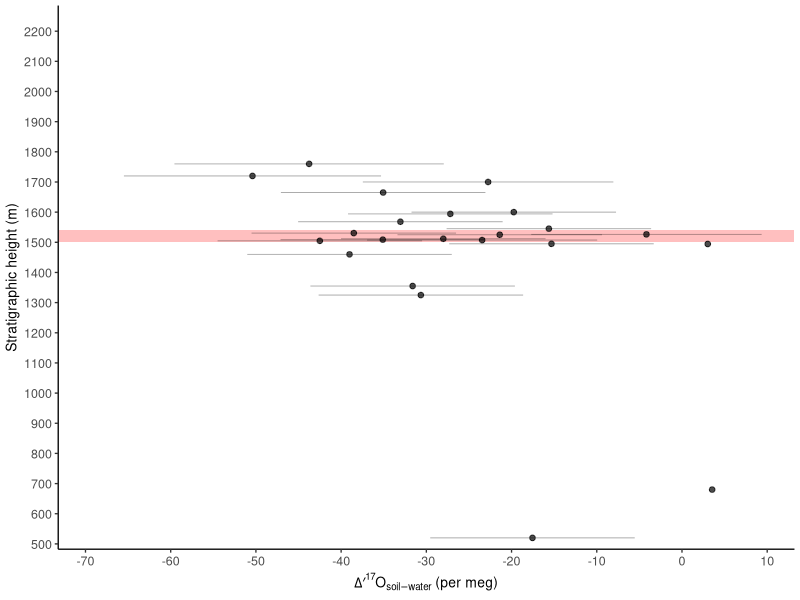
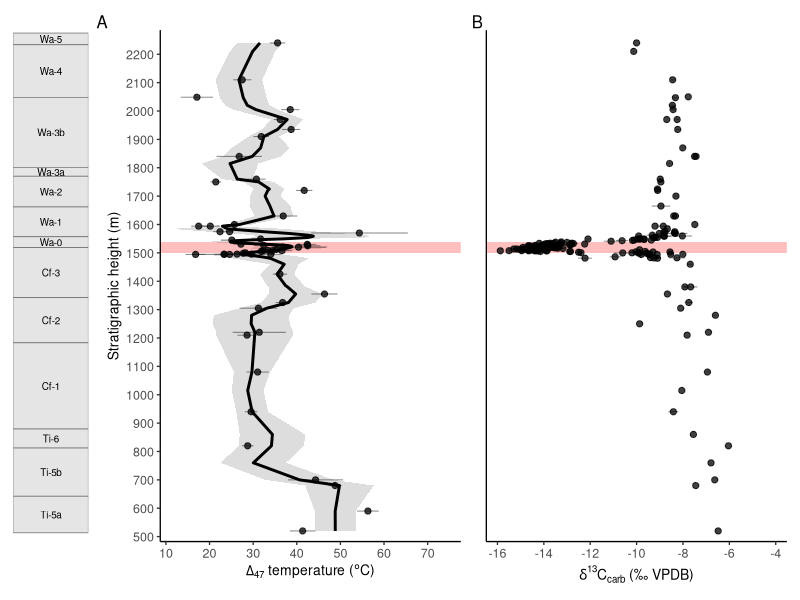
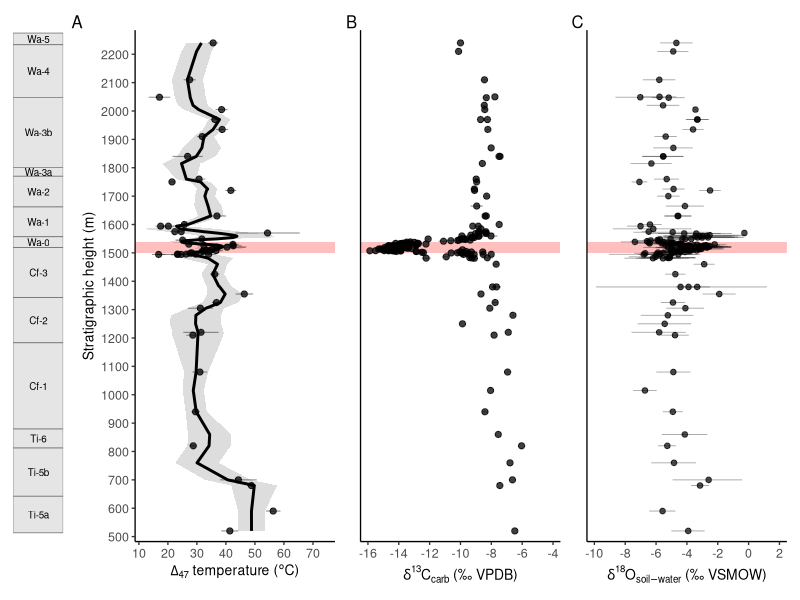
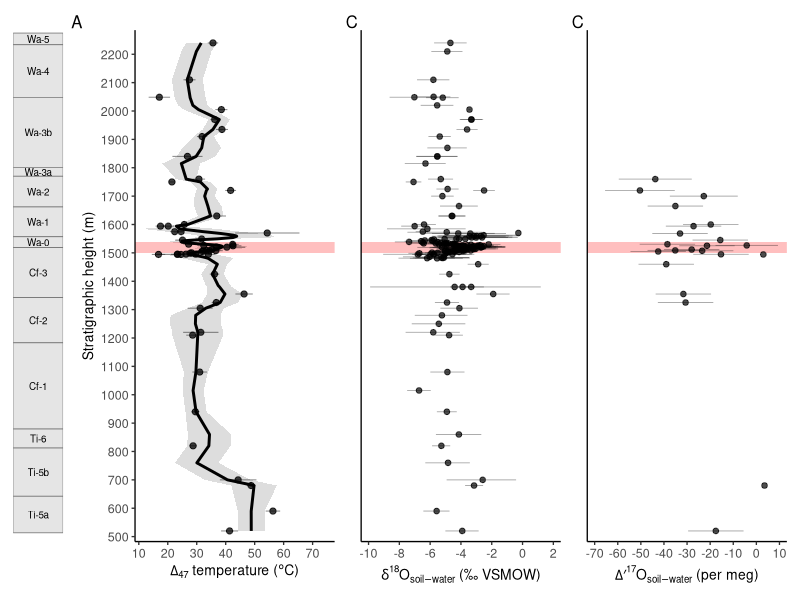
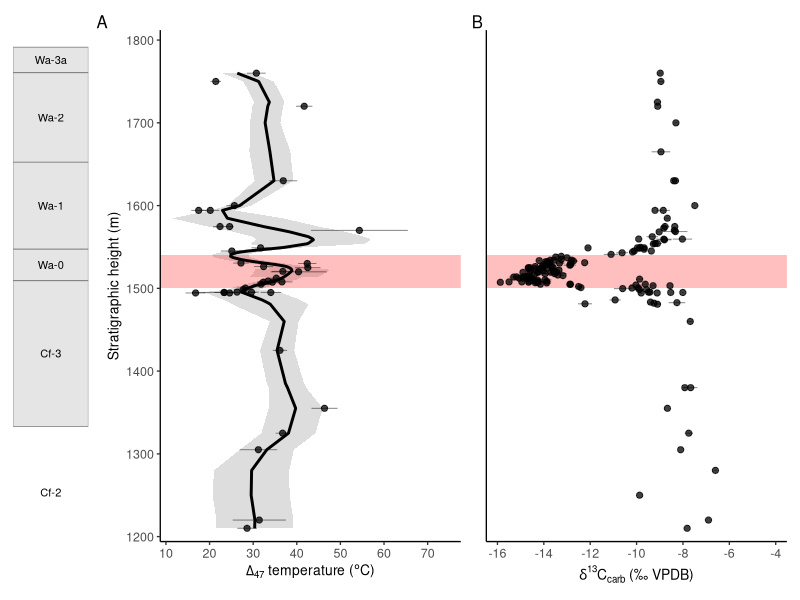
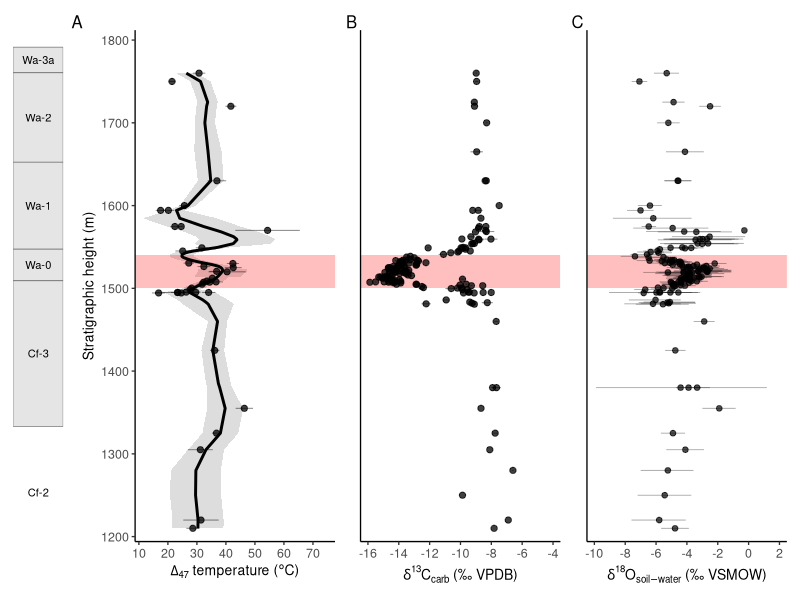
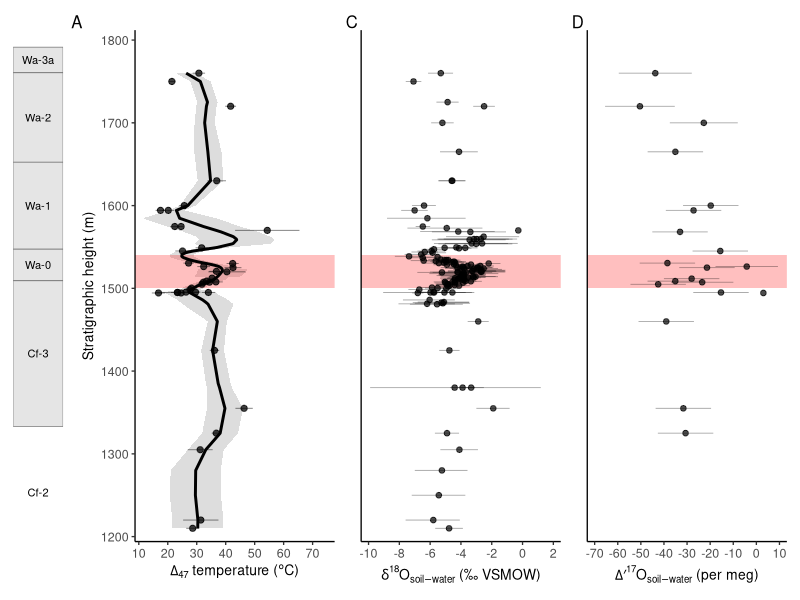
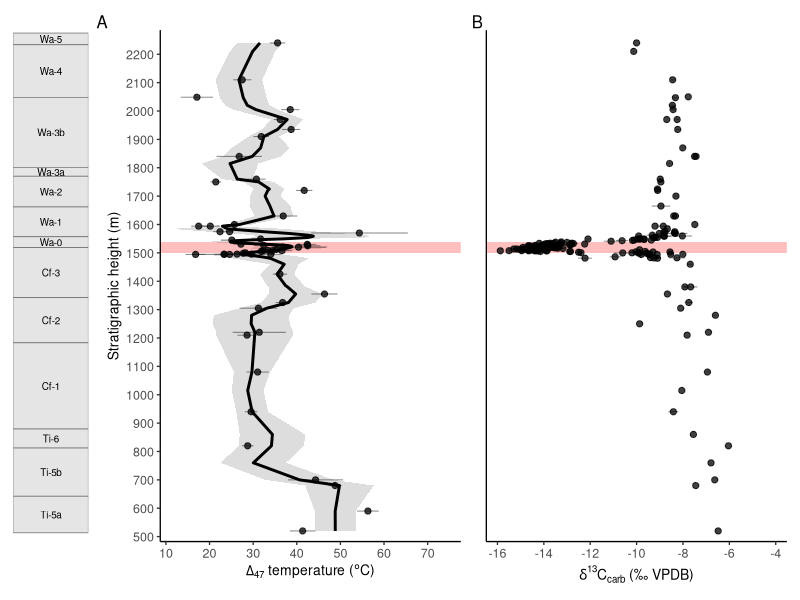

Recreate these plots in R, in order.
# 07_strat_domain_plots.R
# Purpose: Generate stratigraphic-domain plots for BHB multiproxy manuscript/meeting figures

library(tidyverse)
library(here)
library(patchwork)

# ---- Shared plot settings ----

y_limits <- c(500, 2250)
y_breaks <- seq(500, 2250, by = 100)

petm_ymin <- 1500
petm_ymax <- 1540

add_petm <- function(fill = "red", alpha = 0.25) {
  annotate(
    "rect",
    xmin = -Inf, xmax = Inf,
    ymin = petm_ymin, ymax = petm_ymax,
    fill = fill,
    alpha = alpha
  )
}

shared_y_scale <- function() {
  scale_y_continuous(
    limits = y_limits,
    breaks = y_breaks,
    expand = expansion(mult = c(0.01, 0.02))
  )
}

theme_strat_panel <- theme_classic(base_size = 10) +
  theme(
    axis.title = element_text(size = 10),
    axis.text = element_text(size = 9),
    legend.position = "none",
    plot.margin = margin(4, 4, 4, 4)
  )

# ---- Load data ----

BHB_multiproxy_summary <- read_csv(here("data", "processed", "BHB_multiproxy_summary.csv"))
BHB_d18Ow <- read_csv(here("data", "processed", "BHB_d18Ow_reconstruction.csv"))
BHB_temperature_model <- read_csv(here("data", "processed", "BHB_temperature_model.csv"))
temp_obs <- read_csv(here("data", "processed", "BHB_temperature_observations.csv"))
BHB_multiproxy_final <- read_csv(
  here("data", "processed", "BHB_multiproxy_final.csv")
)
# ---- Temperature plot ----

temp_obs_all <- temp_obs %>%
  filter(!is.na(T_C), !is.na(strat_height_m))

p_T47_strat_clean <- ggplot() +
  geom_ribbon(
    data = BHB_temperature_model,
    aes(
      xmin = T_model_lower95_C,
      xmax = T_model_upper95_C,
      y = strat_height_m
    ),
    fill = "grey70",
    alpha = 0.45
  ) +
  add_petm() +
  geom_path(
    data = BHB_temperature_model,
    aes(x = T_model_C, y = strat_height_m),
    linewidth = 1
  ) +
  geom_errorbarh(
    data = temp_obs_all,
    aes(
      xmin = T_C - T_se_C,
      xmax = T_C + T_se_C,
      y = strat_height_m
    ),
    height = 0,
    linewidth = 0.35,
    alpha = 0.45
  ) +
  geom_point(
    data = temp_obs_all,
    aes(x = T_C, y = strat_height_m),
    size = 1.8,
    alpha = 0.75
  ) +
  scale_x_continuous(
    breaks = seq(10, 75, by = 10),
    limits = c(10, 75),
    expand = expansion(mult = c(0.02, 0.04))
  ) +
  shared_y_scale() +
  labs(
    x = expression(Delta[47] * " temperature (" * degree * "C)"),
    y = "Stratigraphic height (m)"
  ) +
  theme_strat_panel

# ---- d13C carbonate plot ----

d13C_obs_all <- BHB_multiproxy_summary %>%
  select(
    MLA_horizon_id,
    strat_height_m,
    Koch_mean_d13Ccarb_vpdb,
    Koch_se_d13Ccarb_vpdb,
    Bowen_mean_d13Ccarb_vpdb,
    Bowen_se_d13Ccarb_vpdb,
    CU_mean_d13Ccarb_vpdb,
    Snell_mean_d13Ccarb_vpdb
  ) %>%
  pivot_longer(
    cols = c(
      Koch_mean_d13Ccarb_vpdb,
      Bowen_mean_d13Ccarb_vpdb,
      CU_mean_d13Ccarb_vpdb,
      Snell_mean_d13Ccarb_vpdb
    ),
    names_to = "source",
    values_to = "d13Ccarb_vpdb"
  ) %>%
  mutate(
    d13C_se_vpdb = case_when(
      source == "Koch_mean_d13Ccarb_vpdb" ~ Koch_se_d13Ccarb_vpdb,
      source == "Bowen_mean_d13Ccarb_vpdb" ~ Bowen_se_d13Ccarb_vpdb,
      TRUE ~ NA_real_
    )
  ) %>%
  filter(!is.na(d13Ccarb_vpdb), !is.na(strat_height_m))

p_d13C_strat_clean <- ggplot() +
  add_petm() +
  geom_errorbarh(
    data = d13C_obs_all,
    aes(
      xmin = d13Ccarb_vpdb - d13C_se_vpdb,
      xmax = d13Ccarb_vpdb + d13C_se_vpdb,
      y = strat_height_m
    ),
    height = 0,
    linewidth = 0.35,
    alpha = 0.45,
    na.rm = TRUE
  ) +
  geom_point(
    data = d13C_obs_all,
    aes(x = d13Ccarb_vpdb, y = strat_height_m),
    size = 1.8,
    alpha = 0.75
  ) +
  scale_x_continuous(
    breaks = seq(-16, -4, by = 2),
    limits = c(-16, -4),
    expand = expansion(mult = c(0.04, 0.04))
  ) +
  shared_y_scale() +
  labs(
    x = expression(delta^13 * C[carb] ~ "(‰ VPDB)"),
    y = "Stratigraphic height (m)"
  ) +
  theme_strat_panel

# ---- d18O soil-water plot ----

d18Ow_obs <- BHB_d18Ow %>%
  filter(!is.na(d18Ow_mean_vsmow), !is.na(strat_height_m))

p_d18Ow_strat_clean <- ggplot() +
  add_petm() +
  geom_errorbarh(
    data = d18Ow_obs,
    aes(
      xmin = d18Ow_lower95_vsmow,
      xmax = d18Ow_upper95_vsmow,
      y = strat_height_m
    ),
    height = 0,
    linewidth = 0.30,
    alpha = 0.35,
    na.rm = TRUE
  ) +
  geom_point(
    data = d18Ow_obs,
    aes(x = d18Ow_mean_vsmow, y = strat_height_m),
    size = 1.6,
    alpha = 0.70
  ) +
  scale_x_continuous(
    breaks = seq(-10, 2, by = 2),
    limits = c(-10, 2),
    expand = expansion(mult = c(0.04, 0.04))
  ) +
  shared_y_scale() +
  labs(
    x = expression(delta^18 * O[soil-water] ~ "(‰ VSMOW)"),
    y = "Stratigraphic height (m)"
  ) +
  theme_strat_panel

# ---- D17O soil-water strat plot ----

D17Orsw_obs <- BHB_multiproxy_final %>%
  filter(
    !is.na(D17Orsw_mean_permeg),
    !is.na(strat_height_m)
  )

p_D17Orsw_strat_clean <- ggplot() +
  add_petm() +
  geom_errorbarh(
    data = D17Orsw_obs,
    aes(
      xmin = D17Orsw_mean_permeg - IPL17O_sd_Dp17Ocarb_adj,
      xmax = D17Orsw_mean_permeg + IPL17O_sd_Dp17Ocarb_adj,
      y = strat_height_m
    ),
    height = 0,
    linewidth = 0.30,
    alpha = 0.35,
    na.rm = TRUE
  ) +
  geom_point(
    data = D17Orsw_obs,
    aes(x = D17Orsw_mean_permeg, y = strat_height_m),
    size = 1.6,
    alpha = 0.70
  ) +
  scale_x_continuous(
    breaks = seq(-100, 50, by = 10),
    limits = c(-70, 10),
    expand = expansion(mult = c(0.04, 0.04))
  ) +
  shared_y_scale() +
  labs(
    x = expression(Delta*minute^17*O[soil-water] ~ "(per meg)"),
    y = "Stratigraphic height (m)"
  ) +
  theme_strat_panel

p_D17Orsw_strat_clean
# ---- Biozone side panel ----

biozones <- tribble(
  ~Zone,  ~ymin, ~ymax,
  "Wa-5", 2200, 2240,
  "Wa-4", 2020, 2200,
  "Wa-3b",1780, 2020,
  "Wa-3a",1750, 1780,
  "Wa-2", 1645, 1750,
  "Wa-1", 1543, 1645,
  "Wa-0", 1506, 1543,
  "Cf-3", 1335, 1506,
  "Cf-2", 1180, 1335,
  "Cf-1", 885,  1180,
  "Ti-6", 820,  885,
  "Ti-5b",655,  820,
  "Ti-5a",530,  655,
  "Ti-4", 415,  530,
  "Ti-3", 215,  415,
  "Ti-2", 155,  215
)

p_biozone_strat <- ggplot(biozones) +
  geom_rect(
    aes(xmin = 0, xmax = 1, ymin = ymin, ymax = ymax),
    fill = "grey90",
    color = "grey45",
    linewidth = 0.25
  ) +
  geom_text(
    aes(x = 0.5, y = (ymin + ymax) / 2, label = Zone),
    size = 2.5
  ) +
  scale_y_continuous(
    limits = y_limits,
    breaks = y_breaks,
    expand = c(0, 0)
  ) +
  scale_x_continuous(expand = c(0, 0)) +
  labs(x = NULL, y = NULL) +
  theme_void(base_size = 10) +
  theme(
    plot.margin = margin(4, 2, 4, 4)
  )

# ---- Panel figures ----

p_T47_panel <- p_T47_strat_clean +
  labs(tag = "A")

p_d13C_panel <- p_d13C_strat_clean +
  labs(y = NULL, tag = "B") +
  theme(
    axis.text.y = element_blank(),
    axis.ticks.y = element_blank()
  )

p_d18Ow_panel <- p_d18Ow_strat_clean +
  labs(y = NULL, tag = "C") +
  theme(
    axis.text.y = element_blank(),
    axis.ticks.y = element_blank()
  )

p_strat_panel_T_d13C <- p_biozone_strat + p_T47_panel + p_d13C_panel +
  plot_layout(
    nrow = 1,
    ncol = 3,
    widths = c(0.25, 1, 1)
  ) +
  plot_annotation(
    theme = theme(
      plot.tag = element_text(face = "bold", size = 12)
    )
  )

p_strat_panel_T_d13C_d18Ow <- p_biozone_strat + p_T47_panel + p_d13C_panel + p_d18Ow_panel +
  plot_layout(
    nrow = 1,
    ncol = 4,
    widths = c(0.25, 1, 1, 1)
  ) +
  plot_annotation(
    theme = theme(
      plot.tag = element_text(face = "bold", size = 12)
    )
  )

p_D17Orsw_panel <- p_D17Orsw_strat_clean +
  labs(y = NULL, tag = "C") +
  theme(
    axis.text.y = element_blank(),
    axis.ticks.y = element_blank()
  )

p_strat_panel_T_d18Ow_D17Orsw <- 
  p_biozone_strat + p_T47_panel + p_d18Ow_panel + p_D17Orsw_panel +
  plot_layout(
    nrow = 1,
    ncol = 4,
    widths = c(0.25, 1, 1, 1)
  ) +
  plot_annotation(
    theme = theme(
      plot.tag = element_text(face = "bold", size = 12)
    )
  )


p_strat_panel_T_d13C
p_strat_panel_T_d13C_d18Ow
p_strat_panel_T_d18Ow_D17Orsw

# ---- Save outputs ----


dir.create(here("figures", "strat_domain"), recursive = TRUE, showWarnings = FALSE)


output_type <- "PPT"   # "PPT" or "MS"

if (output_type == "PPT") {
  base_size <- 16
  point_size <- 3.5
  line_width <- 1.3
} else {
  base_size <- 10
  point_size <- 1.8
  line_width <- 0.8
}


ggsave(
  here("figures", "strat_domain", paste0("BHB_strat_panel_T47_d13C_", output_type, ".png")),
  p_strat_panel_T_d13C,
  width = 11.5,
  height = 6,
  dpi = 600
)

ggsave(
  here("figures", "strat_domain", "BHB_strat_panel_T47_d13C_d18Ow.png"),
  p_strat_panel_T_d13C_d18Ow,
  width = 9.8,
  height = 6,
  dpi = 600
)

ggsave(
  here("figures", "strat_domain", "BHB_strat_panel_T47_d18Ow_D17Orsw.png"),
  p_strat_panel_T_d18Ow_D17Orsw,
  width = 12,
  height = 6,
  dpi = 600
)

# ---- P-E boundary zoom panels: 1200–1800 m ----

pe_y_limits <- c(1200, 1800)
pe_y_breaks <- seq(1200, 1800, by = 100)

shared_pe_y_scale <- function() {
  scale_y_continuous(
    limits = pe_y_limits,
    breaks = pe_y_breaks,
    expand = expansion(mult = c(0.01, 0.02))
  )
}

# Rebuild biozone panel for zoomed interval
p_biozone_strat_PE <- ggplot(biozones) +
  geom_rect(
    aes(xmin = 0, xmax = 1, ymin = ymin, ymax = ymax),
    fill = "grey90",
    color = "grey45",
    linewidth = 0.25
  ) +
  geom_text(
    aes(x = 0.5, y = (ymin + ymax) / 2, label = Zone),
    size = 2.8
  ) +
  scale_y_continuous(
    limits = pe_y_limits,
    breaks = pe_y_breaks,
    expand = c(0, 0)
  ) +
  scale_x_continuous(expand = c(0, 0)) +
  labs(x = NULL, y = NULL) +
  theme_void(base_size = 10) +
  theme(
    plot.margin = margin(4, 2, 4, 4)
  )

# Apply zoom scale to each proxy panel
p_T47_panel_PE <- p_T47_strat_clean +
  shared_pe_y_scale() +
  labs(tag = "A")

p_d13C_panel_PE <- p_d13C_strat_clean +
  shared_pe_y_scale() +
  labs(y = NULL, tag = "B") +
  theme(
    axis.text.y = element_blank(),
    axis.ticks.y = element_blank()
  )

p_d18Ow_panel_PE <- p_d18Ow_strat_clean +
  shared_pe_y_scale() +
  labs(y = NULL, tag = "C") +
  theme(
    axis.text.y = element_blank(),
    axis.ticks.y = element_blank()
  )

p_D17Orsw_panel_PE <- p_D17Orsw_strat_clean +
  shared_pe_y_scale() +
  labs(y = NULL, tag = "D") +
  theme(
    axis.text.y = element_blank(),
    axis.ticks.y = element_blank()
  )

# Panel: T47 + d13C
p_strat_panel_T_d13C_PE <- 
  p_biozone_strat_PE + p_T47_panel_PE + p_d13C_panel_PE +
  plot_layout(
    nrow = 1,
    ncol = 3,
    widths = c(0.25, 1, 1)
  ) +
  plot_annotation(
    theme = theme(
      plot.tag = element_text(face = "bold", size = 12)
    )
  )

# Panel: T47 + d13C + d18Ow
p_strat_panel_T_d13C_d18Ow_PE <- 
  p_biozone_strat_PE + p_T47_panel_PE + p_d13C_panel_PE + p_d18Ow_panel_PE +
  plot_layout(
    nrow = 1,
    ncol = 4,
    widths = c(0.25, 1, 1, 1)
  ) +
  plot_annotation(
    theme = theme(
      plot.tag = element_text(face = "bold", size = 12)
    )
  )

# Panel: T47 + d18Ow + D17Orsw
p_strat_panel_T_d18Ow_D17Orsw_PE <- 
  p_biozone_strat_PE + p_T47_panel_PE + p_d18Ow_panel_PE + p_D17Orsw_panel_PE +
  plot_layout(
    nrow = 1,
    ncol = 4,
    widths = c(0.25, 1, 1, 1)
  ) +
  plot_annotation(
    theme = theme(
      plot.tag = element_text(face = "bold", size = 12)
    )
  )

p_strat_panel_T_d13C_PE
p_strat_panel_T_d13C_d18Ow_PE
p_strat_panel_T_d18Ow_D17Orsw_PE

ggsave(
  here("figures", "strat_domain", "BHB_strat_panel_T47_d13C_PE_zoom.png"),
  p_strat_panel_T_d13C_PE,
  width = 11.5,
  height = 6,
  dpi = 600
)

ggsave(
  here("figures", "strat_domain", "BHB_strat_panel_T47_d13C_d18Ow_PE_zoom.png"),
  p_strat_panel_T_d13C_d18Ow_PE,
  width = 12,
  height = 6,
  dpi = 600
)

ggsave(
  here("figures", "strat_domain", "BHB_strat_panel_T47_d18Ow_D17Orsw_PE_zoom.png"),
  p_strat_panel_T_d18Ow_D17Orsw_PE,
  width = 12,
  height = 6,
  dpi = 600
)
